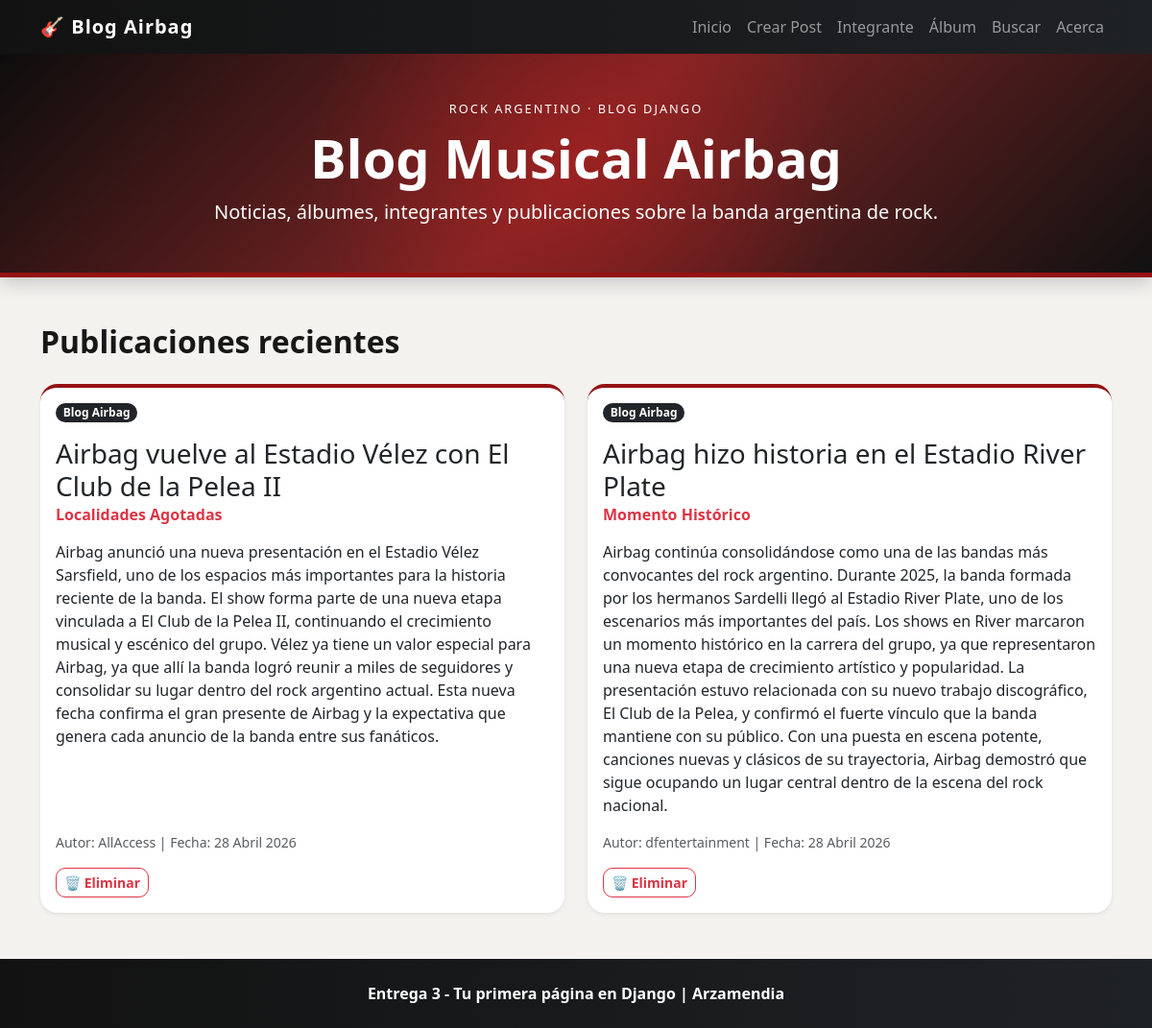
The page / on the database its author committed.
### blog/models.py (models this page shows, shortened)
class Post(models.Model):
    titulo = models.CharField(max_length=200)
    subtitulo = models.CharField(max_length=200, blank=True)
    contenido = models.TextField()
    autor = models.CharField(max_length=100)
    fecha = models.DateField(auto_now_add=True)

### blog/views.py (the view)
# urls.py: path('', views.inicio, name='inicio'),
def inicio(request):
    posts = Post.objects.all().order_by('-fecha', '-id')
    return render(request, 'blog/inicio.html', {'posts': posts})

### templates/blog/inicio.html (shortened to what this page needs)
{% extends 'base.html' %}
{% block contenido %}
<section class="section-title mb-4">
    <h2 class="mb-0">Publicaciones recientes</h2>
</section>
{% if posts %}
<div class="row g-4">
    {% for post in posts %}
    <div class="col-md-6">
        <article class="card post-card h-100 shadow-sm">
            <div class="card-body d-flex flex-column">
                <span class="badge rounded-pill text-bg-dark align-self-start mb-3">Blog Airbag</span>
                <h3 class="card-title">{{ post.titulo }}</h3>
                {% if post.subtitulo %}
                    <h6 class="card-subtitle mb-3 text-danger fw-semibold">{{ post.subtitulo }}</h6>
                {% endif %}
                <p class="card-text flex-grow-1">{{ post.contenido }}</p>
                <p class="text-muted small mb-3">Autor: {{ post.autor }} | Fecha: {{ post.fecha }}</p>
                <form method="post" action="{% url 'eliminar_post' post.id %}" onsubmit="return confirm('¿Estás seguro de eliminar este post?');">
                    <button type="submit" class="btn btn-outline-danger btn-sm">
                        🗑️ Eliminar
                    </button>
                </form>
            </div>
        </article>
    </div>
    {% endfor %}
</div>
{% else %}
<div class="alert alert-info">
    Todavía no hay publicaciones cargadas. Usá el menú para crear el primer post.
</div>
{% endif %}
{% endblock %}

### static/css/styles.css (style rules this page uses)
:root { --rock-black: #121212; --rock-dark: #1f2225; --rock-red: #941212; --rock-red-light: #c21f1f; --rock-bg: #f4f2ef; }
body { background: var(--rock-bg); color: #171717; padding-top: 56px; }
.section-title h2 { font-weight: 800; }
.card { border: none; border-radius: 18px; }
.post-card, .info-card, .form-card { background: #ffffff; transition: transform 0.2s ease, box-shadow 0.2s ease; }
.post-card { border-top: 4px solid var(--rock-red); }
.btn-outline-danger { border-radius: 10px; font-weight: 600; }

### rows shown on the page
Post: titulo "Airbag vuelve al Estadio Vélez con El Club de la Pelea II", subtitulo "Localidades Agotadas", contenido "Airbag anunció una nueva presentación en el Estadio Vélez Sarsfield, uno de los espacios más importantes para la historia reciente de la banda. El show forma parte de una nueva etapa vinculada a El Club de la Pelea II, continuando el crecimiento musical y escénico del grupo. Vélez ya tiene un valor especial para Airbag, ya que allí la banda logró reunir a miles de seguidores y consolidar su lugar dentro del rock argentino actual. Esta nueva fecha confirma el gran presente de Airbag y la expectativa que genera cada anuncio de la banda entre sus fanáticos.", autor "AllAccess", fecha "28 Abril 2026"
Post: titulo "Airbag hizo historia en el Estadio River Plate", subtitulo "Momento Histórico", contenido "Airbag continúa consolidándose como una de las bandas más convocantes del rock argentino. Durante 2025, la banda formada por los hermanos Sardelli llegó al Estadio River Plate, uno de los escenarios más importantes del país. Los shows en River marcaron un momento histórico en la carrera del grupo, ya que representaron una nueva etapa de crecimiento artístico y popularidad. La presentación estuvo relacionada con su nuevo trabajo discográfico, El Club de la Pelea, y confirmó el fuerte vínculo que la banda mantiene con su público. Con una puesta en escena potente, canciones nuevas y clásicos de su trayectoria, Airbag demostró que sigue ocupando un lugar central dentro de la escena del rock…", autor "dfentertainment", fecha "28 Abril 2026"
